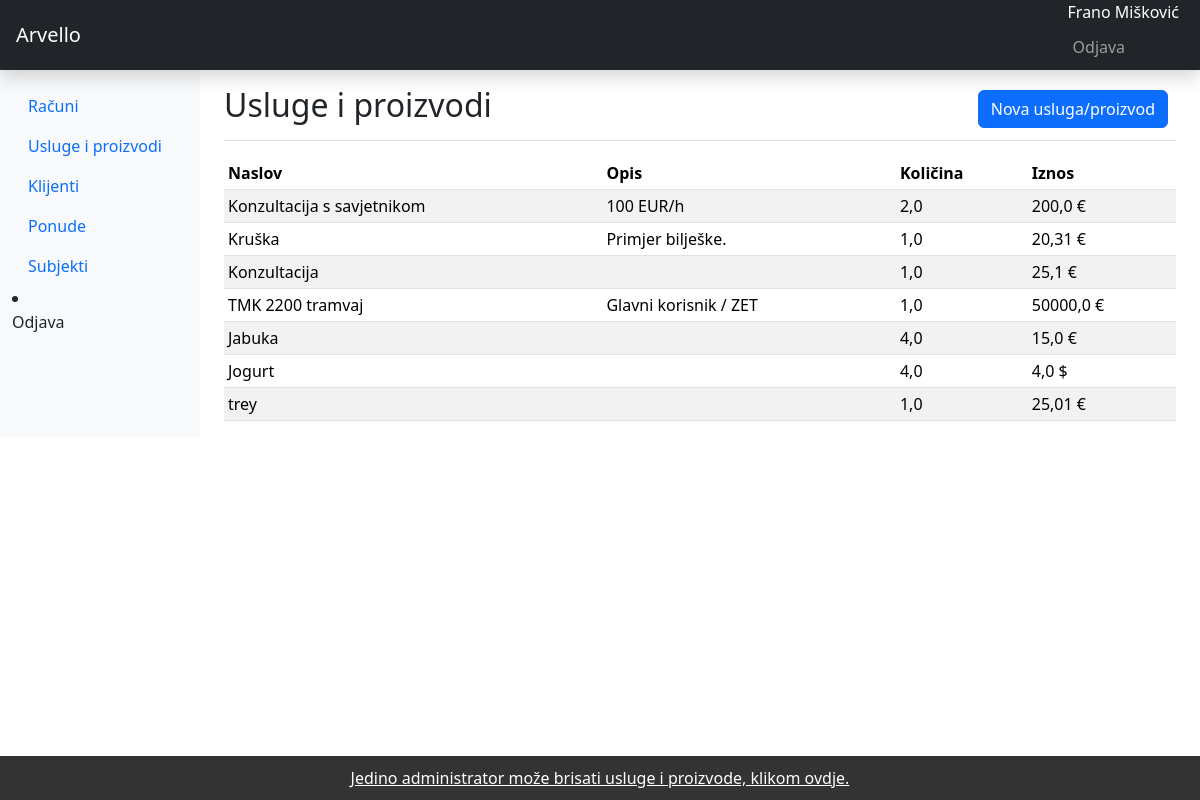
Before: /products/ (signed in) with the older database file.
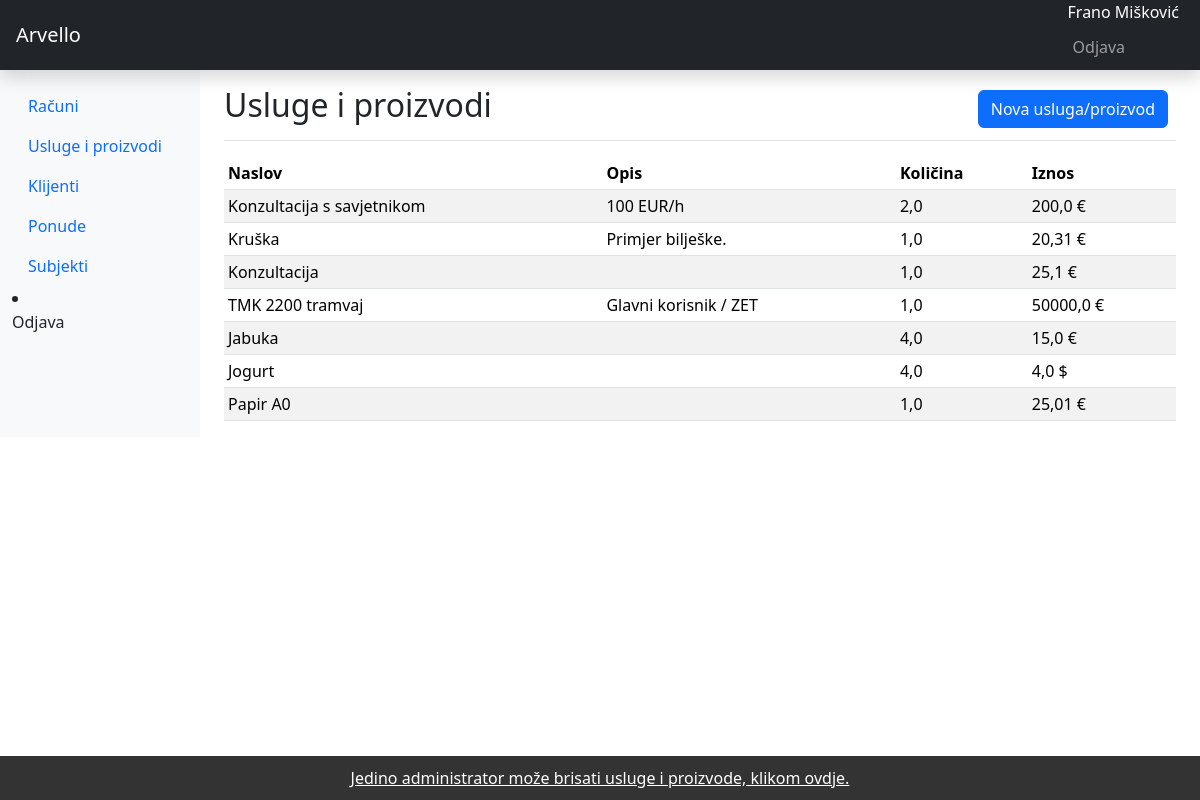
After: the same page with the newer database file.
### arvelloapp/models.py (models this page shows, shortened)
class Product(models.Model):
    CURRENCY = [
    ('$', 'USD'),
    ('€', 'EUR'),
    ('£', 'GBP'),
    ]
    title = models.CharField(null=True, blank=True, max_length=100)
    description = models.TextField(null=True, blank=True)
    quantity = models.FloatField(null=True, blank=True) #FloatField jer se može dogoditi da klijent želi naručiti 1.5 proizvoda (kruh), ili se može prodavati npr. jabuke po kilogramu
    price = models.FloatField(null=True, blank=True)
    currency = models.CharField(choices=CURRENCY, default='€', max_length=100)
    taxPercent = models.FloatField(null=True, blank=True, default=25)
    uniqueId = models.CharField(null=True, blank=True, max_length=100)
    slug = models.SlugField(max_length=500, unique=True, blank=True, null=True)
    date_created = models.DateTimeField(blank=True, null=True)
    last_updated = models.DateTimeField(blank=True, null=True)

### arvelloapp/views.py (the view, shortened to what this page needs)
# urls.py: path('products/', views.products, name='products'),
@login_required
def products(request):
    context = {}
    products = Product.objects.all()
    product = Product.objects.all()
    context['product'] = products
    if request.method == 'GET':
        form = ProductForm()
        context['form'] = form
        return render(request, 'products.html', context)

### arvelloapp/templates/products.html (shortened to what this page needs)
{% extends 'base.html' %}
{% load static %}
{% load crispy_forms_tags %}
{% block main %}
<main class="col-md-9 ms-sm-auto col-lg-10 px-md-4">
  <div class="d-flex justify-content-between flex-wrap flex-md-nowrap align-items-center pt-3 pb-2 mb-3 border-bottom">
    <h1 class="h2">Usluge i proizvodi</h1>
    <div class="btn-toolbar mb-2 mb-md-0">
      <div class="btn-group me-2">
        <button href="#addProductModal" type="button" class="btn btn-primary" data-bs-toggle="modal">Nova usluga/proizvod</button>
      </div>
    </div>
  </div>
  <div class="table-responsive">
    <table class="table table-striped table-sm">
      <thead>
        <tr>
          <th scope="col">Naslov</th>
          <th scope="col">Opis</th>
          <th scope="col">Količina</th>
          <th scope="col">Iznos</th>
        </tr>
      </thead>
      <tbody>
        {% for product in product %}
      <tr>
        <td>{{product.title}}</td>
        <td>{{product.description}}</td>
        <td>{{product.quantity}}</td>
        <td>{{product.price}} {{product.currency}}</td>
      </tr>
        {% endfor %}
      </tbody>
    </table>
  </div>
  <body>
    <footer> <a href="{% url 'admin:arvelloapp_product_changelist' %}" style="color: white;">Jedino administrator može brisati usluge i proizvode, klikom ovdje.</a> </footer>
  </body>
</main>
{% endblock %}

Changed rows visible on the page:
changed Product: title "trey" → "Papir A0"
